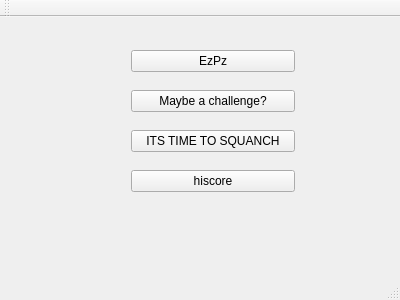
<?xml version="1.0" encoding="UTF-8"?>
<ui version="4.0">
 <class>MainWindow</class>
 <widget class="QMainWindow" name="MainWindow">
  <property name="geometry">
   <rect>
    <x>0</x>
    <y>0</y>
    <width>400</width>
    <height>300</height>
   </rect>
  </property>
  <property name="windowTitle">
   <string>MainWindow</string>
  </property>
  <widget class="QWidget" name="centralWidget">
   <widget class="QWidget" name="verticalLayoutWidget">
    <property name="geometry">
     <rect>
      <x>120</x>
      <y>10</y>
      <width>186</width>
      <height>191</height>
     </rect>
    </property>
    <layout class="QVBoxLayout" name="verticalLayout">
     <item>
      <widget class="QPushButton" name="actionEasy">
       <property name="text">
        <string>EzPz</string>
       </property>
      </widget>
     </item>
     <item>
      <widget class="QPushButton" name="actionMedium">
       <property name="text">
        <string>Maybe a challenge?</string>
       </property>
      </widget>
     </item>
     <item>
      <widget class="QPushButton" name="actionHard">
       <property name="text">
        <string>ITS TIME TO SQUANCH</string>
       </property>
      </widget>
     </item>
     <item>
      <widget class="QPushButton" name="hiscoreButton">
       <property name="text">
        <string>hiscore</string>
       </property>
      </widget>
     </item>
    </layout>
   </widget>
  </widget>
  <widget class="QMenuBar" name="menuBar">
   <property name="geometry">
    <rect>
     <x>0</x>
     <y>0</y>
     <width>400</width>
     <height>22</height>
    </rect>
   </property>
  </widget>
  <widget class="QToolBar" name="mainToolBar">
   <attribute name="toolBarArea">
    <enum>TopToolBarArea</enum>
   </attribute>
   <attribute name="toolBarBreak">
    <bool>false</bool>
   </attribute>
  </widget>
  <widget class="QStatusBar" name="statusBar"/>
 </widget>
 <layoutdefault spacing="6" margin="11"/>
 <resources/>
 <connections/>
</ui>
